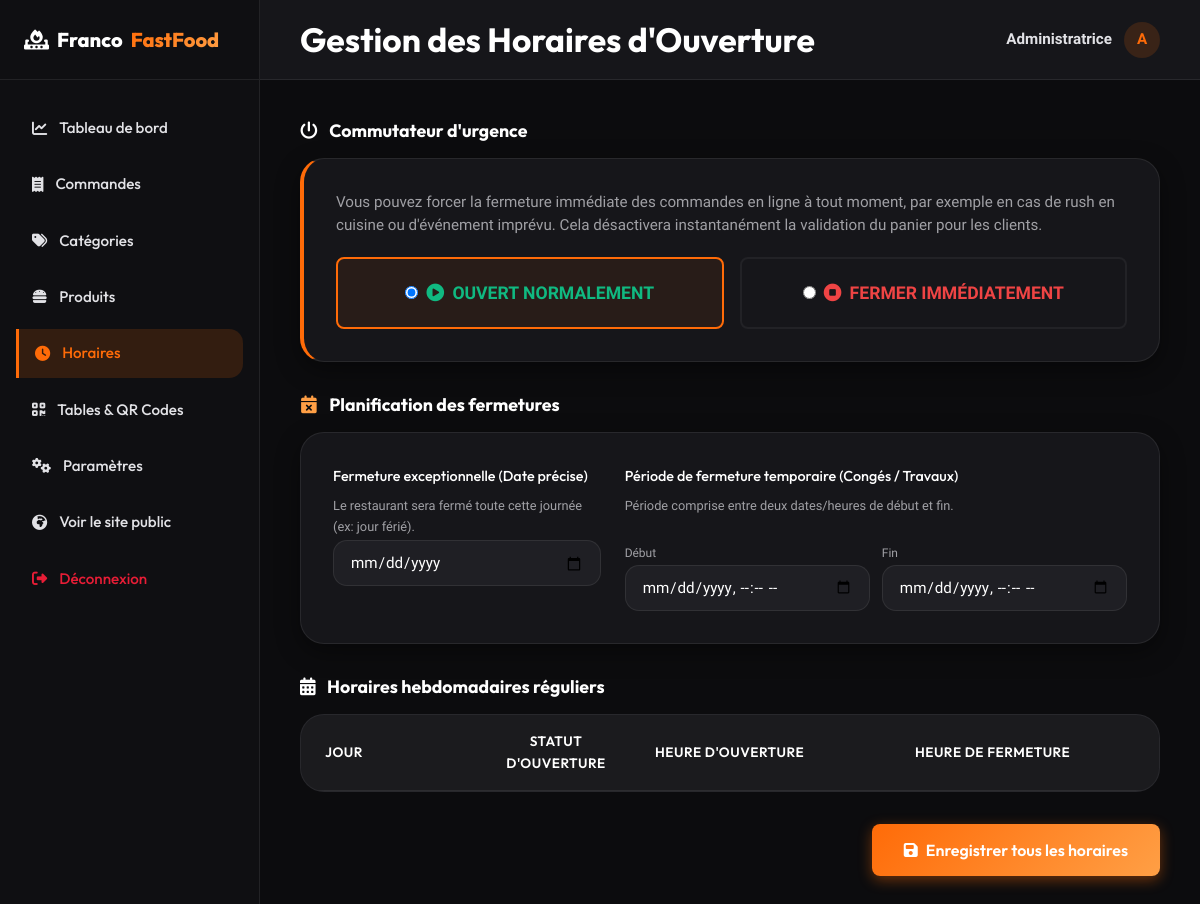
/admin/horaires (signed in), run on an earlier commit of the app's database.
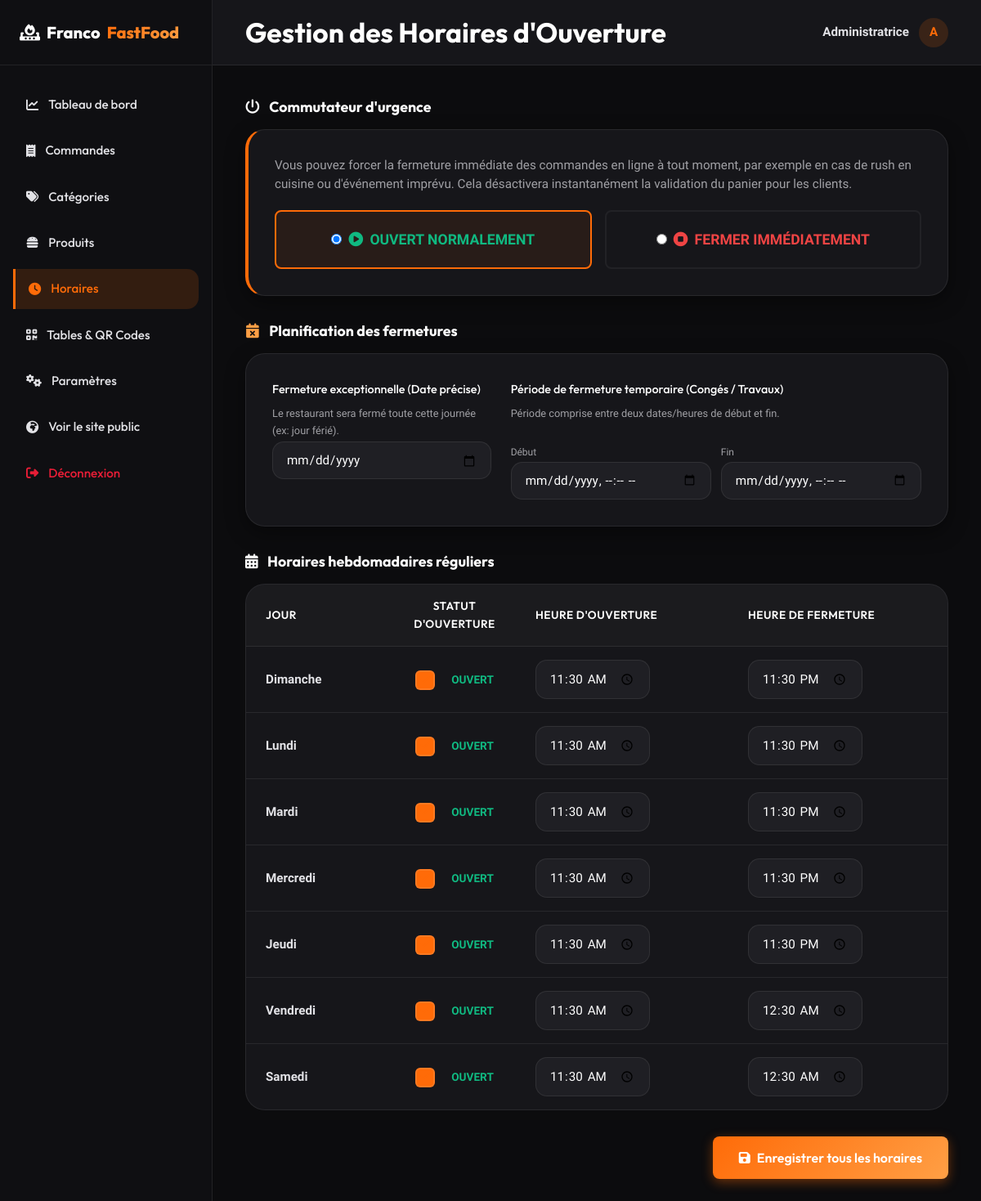
And on a later commit of the database.
### tables this page shows
CREATE TABLE IF NOT EXISTS horaires_restaurant (
    id INT AUTO_INCREMENT PRIMARY KEY,
    jour_semaine INT NOT NULL UNIQUE,  
    ouvert TINYINT(1) NOT NULL DEFAULT 1,
    heure_ouverture TIME NOT NULL DEFAULT '11:30:00',
    heure_fermeture TIME NOT NULL DEFAULT '23:30:00'
);

### app/core/Database.php (called while the page is built, shortened)
<?php
class Database {
    private $host = DB_HOST;
    private $user = DB_USER;
    private $pass = DB_PASS;
    private $dbname = DB_NAME;
    private $dbh;
    public function __construct() {
        $dsn = 'mysql:host=' . $this->host . ';dbname=' . $this->dbname . ';charset=utf8mb4';
        $options = [
            PDO::ATTR_PERSISTENT => true,
            PDO::ATTR_ERRMODE => PDO::ERRMODE_EXCEPTION,
            PDO::ATTR_DEFAULT_FETCH_MODE => PDO::FETCH_ASSOC,
            PDO::MYSQL_ATTR_INIT_COMMAND => 'SET NAMES utf8mb4'
        ];
        try {
            $this->dbh = new PDO($dsn, $this->user, $this->pass, $options);
        } catch (PDOException $e) {
            $this->error = $e->getMessage();
            die("Erreur de connexion à la base de données : " . $this->error);
        }
    }
    public function query($sql) {
        return $this->dbh->prepare($sql);
    }
}

### app/controllers/AdminController.php (called while the page is built, shortened)
<?php
class AdminController extends Controller {
    private $settingModel;
    private $scheduleModel;
    public function __construct() {
        require_once APPROOT . '/models/Setting.php';
        require_once APPROOT . '/models/Schedule.php';
        $this->settingModel = new Setting();
        $this->scheduleModel = new Schedule();
    }
    public function schedule() {
        $error = '';
        $success = '';
        $weeklySchedules = $this->scheduleModel->getWeeklySchedules();
        $siteSettings = $this->settingModel->getAll();
        $csrfToken = $this->generateCsrfToken();
        $data = [
            'title' => "Gestion des Horaires d'Ouverture",
            'activePage' => 'schedule',
            'weeklySchedules' => $weeklySchedules,
            'siteSettings' => $siteSettings,
            'csrfToken' => $csrfToken,
            'error' => $error,
            'success' => $success
        ];
        $this->render('admin/schedule', $data);
    }
}

### public/index.php (called while the page is built, shortened)
<?php
require_once __DIR__ . '/../app/core/Database.php';
require_once __DIR__ . '/../app/core/Router.php';
require_once __DIR__ . '/../app/core/Model.php';
$scriptName = $_SERVER['SCRIPT_NAME'];
$basePath = dirname($scriptName);
if ($basePath === '/' || $basePath === '\\') {
    $basePath = '';
}
$requestUri = $_SERVER['REQUEST_URI'];
$requestPath = parse_url($requestUri, PHP_URL_PATH);
if (!empty($basePath) && strpos($requestPath, $basePath) === 0) {
    $routePath = substr($requestPath, strlen($basePath));
} else {
    $routePath = $requestPath;
}
$router = new Router();
$router->add('/', 'HomeController', 'index');
$router->add('/menu', 'MenuController', 'index');
$router->add('/produit/{id}', 'MenuController', 'show');
$router->add('/panier', 'CartController', 'index');
$router->add('/a-propos', 'PageController', 'about');
$router->add('/contact', 'PageController', 'contact');
$router->add('/mentions-legales', 'PageController', 'legal');
$router->add('/admin/login', 'AdminController', 'login');
$router->add('/admin/logout', 'AdminController', 'logout');
$router->add('/admin/dashboard', 'AdminController', 'dashboard');
$router->add('/admin/produits', 'AdminController', 'products');
$router->add('/admin/produits/ajouter', 'AdminController', 'addProduct');
$router->add('/admin/produits/modifier/{id}', 'AdminController', 'editProduct');
$router->add('/admin/produits/supprimer/{id}', 'AdminController', 'deleteProduct');
$router->add('/admin/categories', 'AdminController', 'categories');
$router->add('/admin/categories/ajouter', 'AdminController', 'addCategory');
$router->add('/admin/categories/modifier/{id}', 'AdminController', 'editCategory');
$router->add('/admin/categories/supprimer/{id}', 'AdminController', 'deleteCategory');
$router->add('/admin/commandes', 'AdminController', 'orders');
$router->add('/admin/commandes/statut', 'AdminController', 'updateOrderStatus');
$router->add('/admin/horaires', 'AdminController', 'schedule');
$router->add('/admin/tables', 'AdminController', 'tables');
$router->add('/admin/tables/ajouter', 'AdminController', 'addTable');
$router->add('/admin/tables/modifier/{id}', 'AdminController', 'editTable');
$router->add('/admin/tables/supprimer/{id}', 'AdminController', 'deleteTable');
$router->add('/admin/parametres', 'AdminController', 'settings');
$router->add('/api/commande/creer', 'CartController', 'createOrder');
$router->add('/api/ouverture', 'PageController', 'checkOpening');
$router->dispatch($routePath);

### app/core/Model.php (called while the page is built, shortened)
<?php
class Model {
    public function __construct() {
        $this->db = new Database();
    }
}

### app/models/Setting.php (called while the page is built, shortened)
<?php
class Setting extends Model {
    public function getAll() {
        $stmt = $this->db->query("SELECT cle, valeur FROM parametres_site");
        $stmt->execute();
        $results = $stmt->fetchAll();
        $settings = [];
        foreach ($results as $row) {
            $settings[$row['cle']] = $row['valeur'];
        }
        return $settings;
    }
}

### app/models/Schedule.php (called while the page is built, shortened)
<?php
class Schedule extends Model {
    public function getWeeklySchedules() {
        $stmt = $this->db->query("SELECT * FROM horaires_restaurant ORDER BY jour_semaine ASC");
        $stmt->execute();
        return $stmt->fetchAll();
    }
}

### app/views/admin/schedule.php (the view, shortened to what the rows shown need)
<?php
require APPROOT . '/views/layout/admin_header.php';
?>
<div style="max-width: 900px; margin: 0 auto;">
    <form method="POST" action="<?php echo DYNAMIC_URLROOT; ?>/admin/horaires">
        <h3 style="margin-bottom: 16px; font-family: var(--font-titles);"><i class="fa-solid fa-power-off text-primary" style="margin-right: 8px;"></i> Commutateur d'urgence</h3>
        <div class="form-card" style="background-color: var(--bg-card); padding: 32px; margin-bottom: 32px; border-left: 4px solid var(--primary);">
            <p style="margin-bottom: 20px; font-size: 0.95rem; color: #a0a0a5; line-height: 1.5;">
                Vous pouvez forcer la fermeture immédiate des commandes en ligne à tout moment, par exemple en cas de rush en cuisine ou d'événement imprévu. Cela désactivera instantanément la validation du panier pour les clients.
            </p>
            <?php
            $etatManuel = $siteSettings['etat_ouverture_manuel'] ?? 'ouvert';
            ?>
            <div style="display: flex; gap: 16px; align-items: center;">
                <label class="option-item" for="switch_ouvert" style="flex: 1; justify-content: center; padding: 20px; border: 2px solid <?php echo $etatManuel === 'ouvert' ? 'var(--primary)' : 'rgba(255,255,255,0.05)'; ?>; background-color: <?php echo $etatManuel === 'ouvert' ? 'rgba(255,107,8,0.08)' : 'transparent'; ?>; cursor: pointer; border-radius: 8px;">
                    <input type="radio" id="switch_ouvert" name="etat_ouverture_manuel" value="ouvert" <?php echo $etatManuel === 'ouvert' ? 'checked' : ''; ?> style="margin-right: 8px;">
                    <strong style="color: #10b981; font-size: 1.1rem;"><i class="fa-solid fa-circle-play" style="margin-right: 4px;"></i> OUVERT NORMALEMENT</strong>
                </label>
                <label class="option-item" for="switch_ferme" style="flex: 1; justify-content: center; padding: 20px; border: 2px solid <?php echo $etatManuel === 'ferme' ? '#ef4444' : 'rgba(255,255,255,0.05)'; ?>; background-color: <?php echo $etatManuel === 'ferme' ? 'rgba(239,68,68,0.08)' : 'transparent'; ?>; cursor: pointer; border-radius: 8px;">
                    <input type="radio" id="switch_ferme" name="etat_ouverture_manuel" value="ferme" <?php echo $etatManuel === 'ferme' ? 'checked' : ''; ?> style="margin-right: 8px;">
                    <strong style="color: #ef4444; font-size: 1.1rem;"><i class="fa-solid fa-circle-stop" style="margin-right: 4px;"></i> FERMER IMMÉDIATEMENT</strong>
                </label>
            </div>
        </div>
        <h3 style="margin-bottom: 16px; font-family: var(--font-titles);"><i class="fa-solid fa-calendar-times" style="color: var(--secondary); margin-right: 8px;"></i> Planification des fermetures</h3>
        <div class="form-card" style="background-color: var(--bg-card); padding: 32px; margin-bottom: 32px; display: grid; grid-template-columns: 1fr 1fr; gap: 24px;">
            <div>
                <label class="form-label" for="fermeture_exceptionnelle_date">Fermeture exceptionnelle (Date précise)</label>
                <p style="font-size: 0.8rem; color: #a0a0a5; margin-bottom: 12px; height: 32px;">Le restaurant sera fermé toute cette journée (ex: jour férié).</p>
                <input type="date" id="fermeture_exceptionnelle_date" name="fermeture_exceptionnelle_date" class="form-control" value="<?php echo htmlspecialchars($siteSettings['fermeture_exceptionnelle_date'] ?? ''); ?>">
            </div>
            <div>
                <label class="form-label">Période de fermeture temporaire (Congés / Travaux)</label>
                <p style="font-size: 0.8rem; color: #a0a0a5; margin-bottom: 12px; height: 32px;">Période comprise entre deux dates/heures de début et fin.</p>
                <div style="display: flex; gap: 12px; align-items: center;">
                    <div style="flex: 1;">
                        <span style="font-size: 0.75rem; color: #a0a0a5;">Début</span>
                        <input type="datetime-local" name="fermeture_temporaire_debut" class="form-control" value="<?php echo htmlspecialchars($siteSettings['fermeture_temporaire_debut'] ?? ''); ?>">
                    </div>
                    <div style="flex: 1;">
                        <span style="font-size: 0.75rem; color: #a0a0a5;">Fin</span>
                        <input type="datetime-local" name="fermeture_temporaire_fin" class="form-control" value="<?php echo htmlspecialchars($siteSettings['fermeture_temporaire_fin'] ?? ''); ?>">
                    </div>
                </div>
            </div>
        </div>
        <h3 style="margin-bottom: 16px; font-family: var(--font-titles);"><i class="fa-solid fa-calendar-days text-primary" style="margin-right: 8px;"></i> Horaires hebdomadaires réguliers</h3>
        <div class="table-card" style="margin-bottom: 32px;">
            <div class="table-responsive">
                <table class="admin-table">
                    <thead>
                        <tr>
                            <th style="width: 180px;">Jour</th>
                            <th style="width: 150px; text-align: center;">Statut d'ouverture</th>
                            <th>Heure d'ouverture</th>
                            <th>Heure de fermeture</th>
                        </tr>
                    </thead>
                    <tbody>
                        <?php
                        $joursNoms = [
                            0 => 'Dimanche',
                            1 => 'Lundi',
                            2 => 'Mardi',
                            3 => 'Mercredi',
                            4 => 'Jeudi',
                            5 => 'Vendredi',
                            6 => 'Samedi'
                        ];
                        foreach ($weeklySchedules as $sched):
                            $j = (int)$sched['jour_semaine'];
                            $jourNom = $joursNoms[$j] ?? 'Inconnu';
                        ?>
                            <tr>
                                <td><strong><?php echo $jourNom; ?></strong></td>
                                <td style="text-align: center;">
                                    <label class="option-checkbox-wrapper" style="display: inline-flex; cursor: pointer; align-items: center; justify-content: center;">
                                        <div class="option-checkbox" style="margin-right: 8px; width: 24px; height: 24px; border: 2px solid rgba(255,255,255,0.1); border-radius: 6px; display: flex; align-items: center; justify-content: center;">
                                            <i class="fa-solid fa-check" style="font-size: 0.8rem; display: <?php echo $sched['ouvert'] == 1 ? 'block' : 'none'; ?>; color: var(--primary);"></i>
                                        </div>
                                        <span class="lbl-status-<?php echo $j; ?>" style="font-weight: bold; font-size: 0.85rem; color: <?php echo $sched['ouvert'] == 1 ? '#10b981' : '#ef4444'; ?>;">
                                            <?php echo $sched['ouvert'] == 1 ? 'OUVERT' : 'FERMÉ'; ?>
                                        </span>
                                    </label>
                                </td>
                                <td>
                                    <input type="time" name="ouverture_<?php echo $j; ?>" class="form-control time-input-<?php echo $j; ?>" value="<?php echo htmlspecialchars($sched['heure_ouverture']); ?>" <?php echo $sched['ouvert'] == 0 ? 'disabled' : ''; ?> style="width: 140px;">
                                </td>
                                <td>
                                    <input type="time" name="fermeture_<?php echo $j; ?>" class="form-control time-input-<?php echo $j; ?>" value="<?php echo htmlspecialchars($sched['heure_fermeture']); ?>" <?php echo $sched['ouvert'] == 0 ? 'disabled' : ''; ?> style="width: 140px;">
                                </td>
                            </tr>
                        <?php endforeach; ?>
                    </tbody>
                </table>
            </div>
        </div>
        <div style="text-align: right; margin-bottom: 40px;">
            <button type="submit" class="btn btn-primary" style="padding: 16px 32px; font-size: 1rem; border-radius: 8px;">
                <i class="fa-solid fa-save"></i> Enregistrer tous les horaires
            </button>
        </div>
    </form>
</div>
<?php require APPROOT . '/views/layout/admin_footer.php'; ?>

### app/core/Router.php (shortened to what the rows shown need)
<?php
class Router {
    private $routes = [];
    public function add($route, $controller, $action) {
        $routeRegex = preg_replace('/\{[a-zA-Z0-9-_]+\}/', '([a-zA-Z0-9-_]+)', $route);
        $routeRegex = '#^' . $routeRegex . '$#';
        $this->routes[] = [
            'route' => $route,
            'regex' => $routeRegex,
            'controller' => $controller,
            'action' => $action
        ];
    }
    public function dispatch($url) {
        $url = parse_url($url, PHP_URL_PATH);
        foreach ($this->routes as $routeInfo) {
            if (preg_match($routeInfo['regex'], $url, $matches)) {
                array_shift($matches);
                $controllerName = $routeInfo['controller'];
                $actionName = $routeInfo['action'];
                $controllerFile = APPROOT . '/controllers/' . $controllerName . '.php';
                if (file_exists($controllerFile)) {
                    if (class_exists($controllerName)) {
                        $controllerObj = new $controllerName();
                        if (method_exists($controllerObj, $actionName)) {
                            call_user_func_array([$controllerObj, $actionName], $matches);
                            return;
                        } else {
                            die("Action '{$actionName}' introuvable dans le contrôleur '{$controllerName}'.");
                        }
                    } else {
                        die("Classe '{$controllerName}' introuvable.");
                    }
                } else {
                    die("Fichier du contrôleur '{$controllerName}' introuvable.");
                }
            }
        }
    }
}

What changed in the data, as far as the page shows it:
added horaires_restaurant: jour_semaine "Dimanche", ouvert 1 (drawn), heure_ouverture "11:30:00", heure_fermeture "23:30:00"
added horaires_restaurant: jour_semaine "Lundi", ouvert 1 (drawn), heure_ouverture "11:30:00", heure_fermeture "23:30:00"
added horaires_restaurant: jour_semaine "Mardi", ouvert 1 (drawn), heure_ouverture "11:30:00", heure_fermeture "23:30:00"
added horaires_restaurant: jour_semaine "Mercredi", ouvert 1 (drawn), heure_ouverture "11:30:00", heure_fermeture "23:30:00"
added horaires_restaurant: jour_semaine "Jeudi", ouvert 1 (drawn), heure_ouverture "11:30:00", heure_fermeture "23:30:00"
added horaires_restaurant: jour_semaine "Vendredi", ouvert 1 (drawn), heure_ouverture "11:30:00", heure_fermeture "00:30:00"
added horaires_restaurant: jour_semaine "Samedi", ouvert 1 (drawn), heure_ouverture "11:30:00", heure_fermeture "00:30:00"
